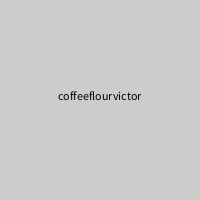
Frame 1 (no input)
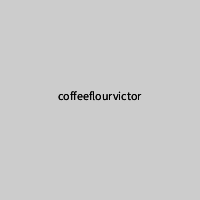
Frame 2 (the mouse pressed at the canvas centre, redrawn once)

The Processing sketch that drew these frames (run headless with seeded random() and noise(); the mouse was pressed at the canvas centre and the sketch redrawn once):

// Processing sketch: testeArrayList
// ── testeArrayList.pde

ArrayList<String> inventory;

void setup() {
  size(200, 200);
  inventory = new ArrayList();
  inventory.add("coffee");
  inventory.add(0, inventory.get(0)+"flour");
  inventory.add(0, inventory.get(0)+"victor");
  println(inventory);
  noLoop();
  fill(0);
  textAlign(CENTER);
}

void draw() {
  String item = inventory.get(0);
  text(item, width/2, height/2);
}
